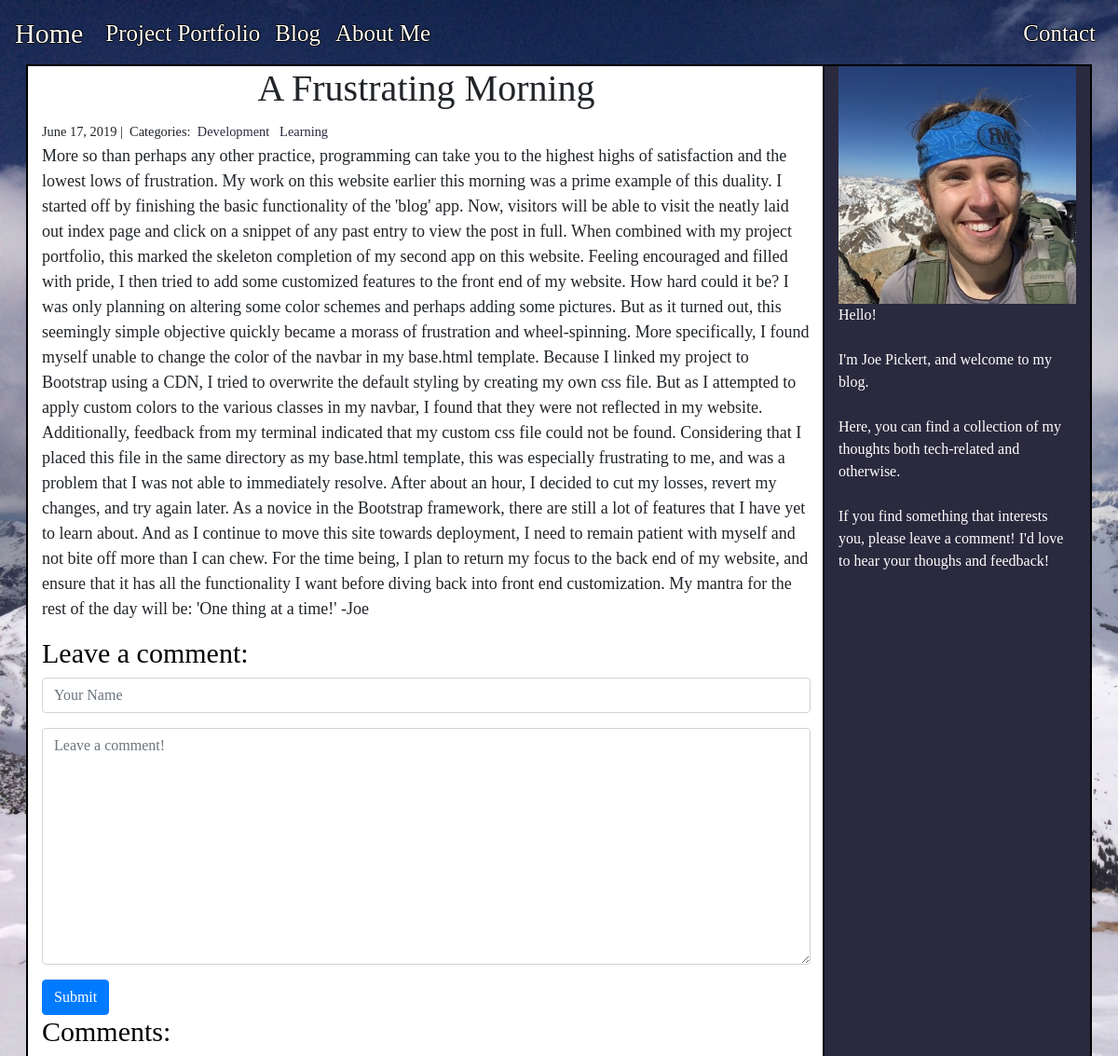
The app's page /blog/2/ with its own data.
### blog/models.py (models this page shows)
class Post(models.Model):
    title = models.CharField(max_length=255)
    body = models.TextField()
    created_on = models.DateTimeField(auto_now_add=True)
    last_modified = models.DateTimeField(auto_now_add=True)
    categories = models.ManyToManyField('Category', related_name='posts')

class Category(models.Model):
    name = models.CharField(max_length=20)
    class Meta:
        verbose_name_plural = 'Categories'

### blog/views.py (the view, shortened to what this page needs)
# urls.py: path('<int:pk>/', views.blog_detail, name='blog_detail'),
def blog_detail(request, pk):
    post = Post.objects.get(pk=pk)
    form = CommentForm()
    comments = Comment.objects.filter(post=post)
    context = {
        'post': post,
        'comments': comments,
        'form': form,
    }
    return render(request, 'blog_detail.html', context)

### blog/forms.py
class CommentForm(forms.Form):
    author = forms.CharField(
        max_length=60,
        widget=forms.TextInput(attrs={
            'class': 'form-control',
            'placeholder': 'Your Name'
        })
    )
    body = forms.CharField(widget=forms.Textarea(
        attrs={
            'class': 'form-control',
            'placeholder': 'Leave a comment!'
        })
    )

### blog/templates/blog_detail.html (shortened to what this page needs)
{% extends 'base.html' %}
{% block page_content %}
{% load staticfiles %}
<div class="container">
    <div class="row">
        <div class="col-9 blog-detail">
            <h1 align='center'>{{ post.title }}</h1>
            <small>
                {{ post.created_on.date }} |&nbsp;
                Categories:&nbsp;
                {% for category in post.categories.all %}
                <a href="{% url 'blog_category' category.name %}">
                    {{ category.name }}
                </a>&nbsp;
                {% endfor %}
            </small>
            <p class='content-markdown'>{{ post.body  }}</p>
            <h2>Leave a comment:</h2>
            <form action='/blog/{{ post.pk }}/' method='post'>
                <div class='form-group'>
                    {{ form.author }}
                </div>
                <div class='form-group'>
                    {{ form.body }}
                </div>
                <button type='submit' class='btn btn-primary'>Submit</button>
            </form>
            <h2>Comments:</h2>
        </div>
        <div class="col-3">
        <img src="{% static '/images/Pro.jpg' %}" class='img-fluid'>
                Hello!</br></br>
                I'm Joe Pickert, and welcome to my blog.<br><br>
                Here, you can find a collection of my thoughts both tech-related and otherwise.<br><br>
                If you find something that interests you, please leave a comment! I'd love to hear your thoughs and feedback!
  </div>
</div>
</div>
{% endblock %}

### static/css/custom.css (style rules this page uses)
html * { font-family: "Times New Roman" !important; }
body { background-image: url("../images/snow.jpg"); background-size: cover; background-attachment: fixed; }
.blog-detail { background-color: white !important; font-size: 18px; }
a { color:#2A293E; }
h1 { text-align: center; }
h2 { color:black; font-size: 30px; }
.col-9 { background-color: #9F9C99; outline: 2px solid black; }
.col-3 { background-color: #2A293E; outline: 2px solid black; color: white; }

### records on screen
Post: title "A Frustrating Morning", created_on "June 17, 2019", body "More so than perhaps any other practice, programming can take you to the highest highs of satisfaction and the lowest lows of frustration. My work on this website earlier this morning was a prime example of this duality. I started off by finishing the basic functionality of the 'blog' app. Now, visitors will be able to visit the neatly laid out index page and click on a snippet of any past entry to view the post in full. When combined with my project portfolio, this marked the skeleton completion of my second app on this website. Feeling encouraged and filled with pride, I then tried to add some customized features to the front end of my website. How hard could it be? I was only planning on…"
Category: name "Development"
Category: name "Learning"
